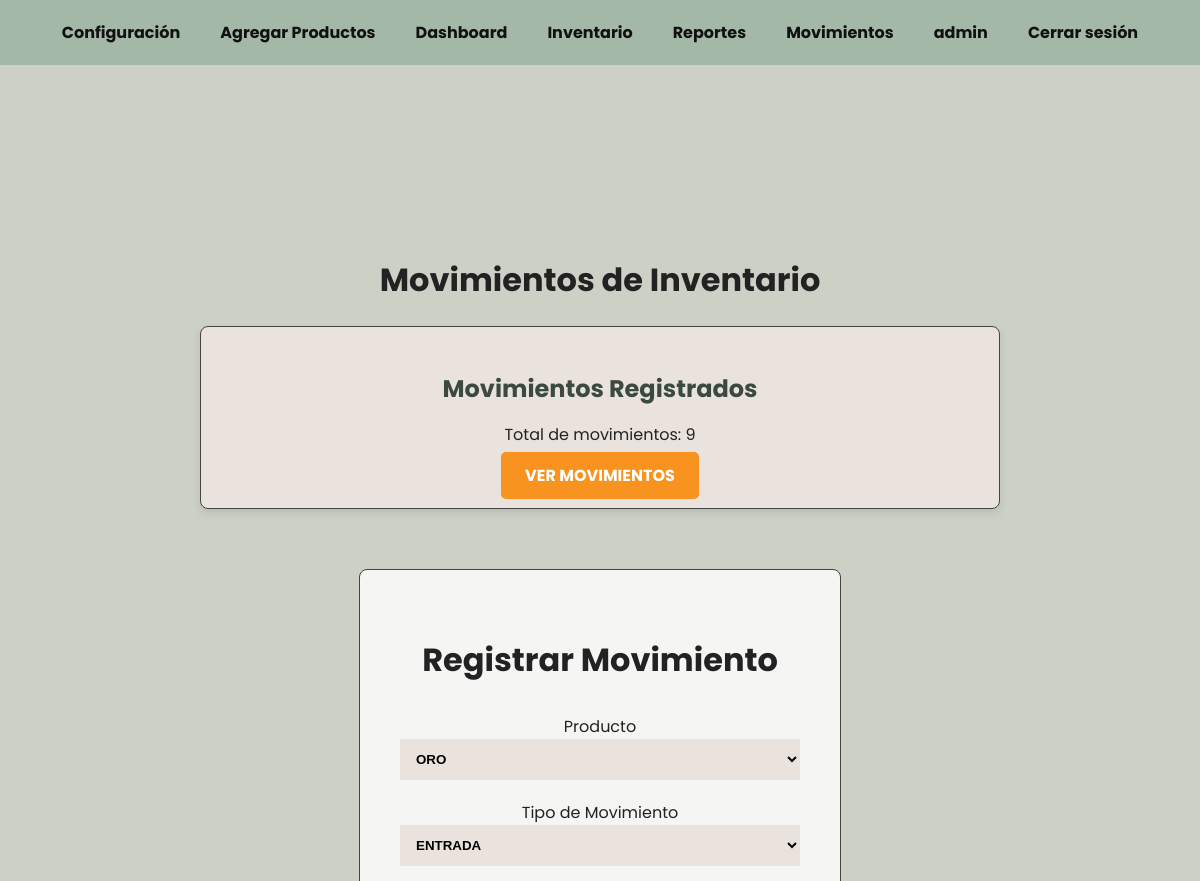
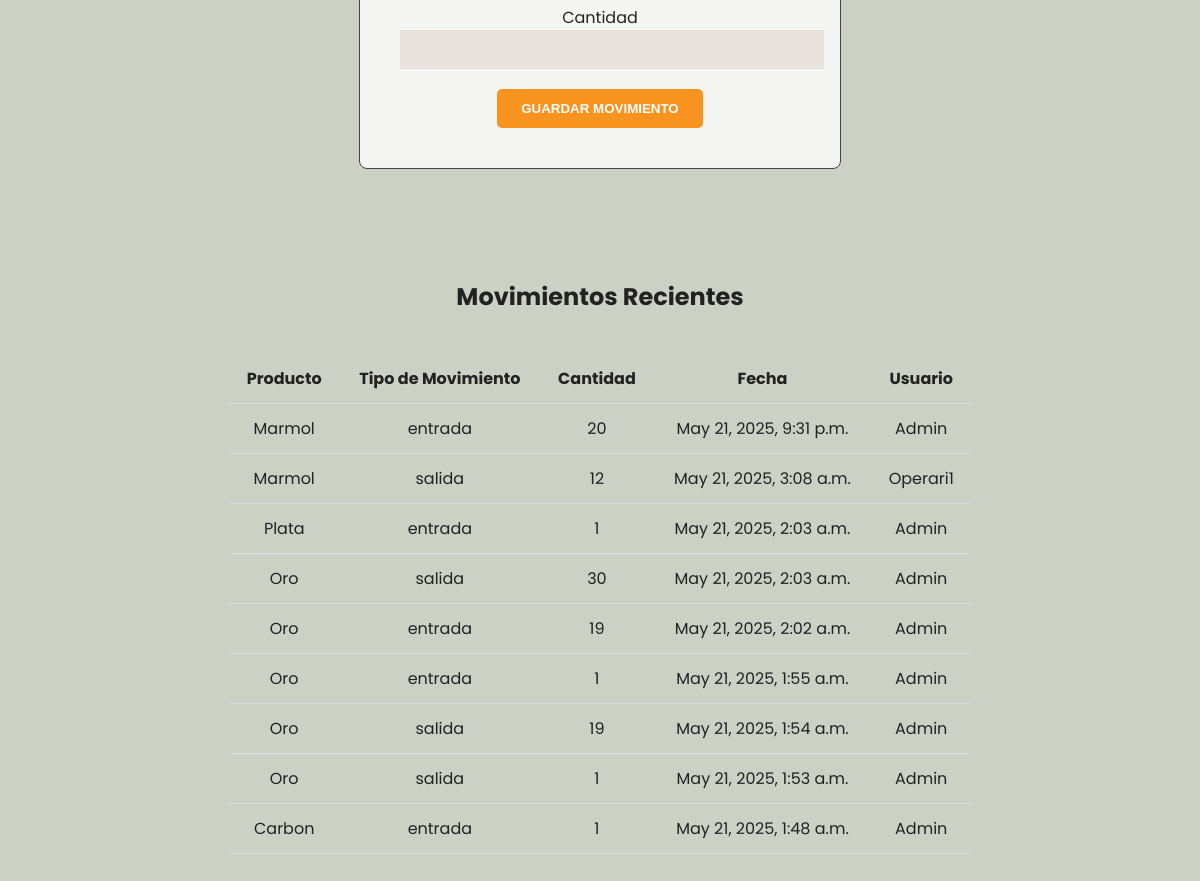
Page /movimientos/ (signed in) on the committed database (2 pictures, top to bottom).
### inventario_app/models.py (models this page shows, shortened)
class Movimiento(models.Model):
    TIPO_MOVIMIENTO = (
        ('entrada', 'Entrada'),
        ('salida', 'Salida'),
    )
    producto = models.ForeignKey(Producto, on_delete=models.CASCADE)
    tipo_movimiento = models.CharField(max_length=7, choices=TIPO_MOVIMIENTO)
    cantidad = models.IntegerField()
    fecha = models.DateTimeField(auto_now_add=True)
    usuario = models.ForeignKey(User, on_delete=models.CASCADE)

class Producto(models.Model):
    nombre = models.CharField(max_length=255)
    descripcion = models.TextField()
    stock = models.IntegerField()
    precio = models.DecimalField(max_digits=10, decimal_places=2)
    imagen = models.ImageField(upload_to='productos/', null=True, blank=True)
    created_at = models.DateTimeField(auto_now_add=True)
    updated_at = models.DateTimeField(auto_now=True)

### inventario_app/views.py (the view, shortened to what this page needs)
# urls.py: path('movimientos/', views.movimientos, name='movimientos'),
@login_required
def movimientos(request):
    movimientos = Movimiento.objects.all().order_by('-fecha')
    productos = Producto.objects.all()  # Para mostrar los productos en el formulario
    return render(request, 'inventario_app/movimientos.html', {
        'movimientos': movimientos,
        'movimientos_count': movimientos.count(),
        'productos': productos
    })

### inventario_app/context_processors.py (called while the page is built)
def admin_check(request):
    print(f"Verificando usuario: {request.user.username}")  # Esto te confirmará que el context processor se ejecuta.
    if not request.user.is_authenticated:
        return {'es_admin': False}
    es_admin = request.user.groups.filter(name='Administrador').exists()
    return {'es_admin': es_admin}

### inventario_app/templates/inventario_app/movimientos.html (shortened to what this page needs)
<!DOCTYPE html>
<html lang="es">
<head>
</head>
<body>
{% include "inventario_app/navbar.html" %}
<div class="container">
  <h1>Movimientos de Inventario</h1>
  <div class="dashboard-cards">
    <div class="dashboard-card">
      <h3>Movimientos Registrados</h3>
      <p>Total de movimientos: {{ movimientos_count }}</p>
      <a href="#tabla" class="button">Ver Movimientos</a>
    </div>
  </div>
  <div id="formulario" class="form-container">
    <h2>Registrar Movimiento</h2>
    <form method="POST">
      <label for="producto">Producto</label>
      <select name="producto" id="producto" required>
        {% for producto in productos %}
        <option value="{{ producto.id }}">{{ producto.nombre }}</option>
        {% endfor %}
      </select>
      <label for="tipo_movimiento">Tipo de Movimiento</label>
      <select name="tipo_movimiento" id="tipo_movimiento" required>
        <option value="entrada">Entrada</option>
      </select>
      <label for="cantidad">Cantidad</label>
      <input type="number" name="cantidad" id="cantidad" required>
      <button type="submit" class="button">Guardar Movimiento</button>
    </form>
  </div>
  <div id="tabla" class="container">
    <h2>Movimientos Recientes</h2>
    <table>
      <thead>
        <tr>
          <th>Producto</th>
          <th>Tipo de Movimiento</th>
          <th>Cantidad</th>
          <th>Fecha</th>
          <th>Usuario</th>
        </tr>
      </thead>
      <tbody>
        {% for movimiento in movimientos %}
        <tr>
          <td>{{ movimiento.producto.nombre }}</td>
          <td>{{ movimiento.tipo_movimiento }}</td>
          <td>{{ movimiento.cantidad }}</td>
          <td>{{ movimiento.fecha }}</td>
          <td>{{ movimiento.usuario.get_full_name }}</td>
        </tr>
        {% empty %}
        <tr>
          <td colspan="5" style="text-align:center; padding: 20px; color: #666;">
            No hay movimientos registrados.
          </td>
        </tr>
        {% endfor %}
      </tbody>
    </table>
  </div>
</div>
</body>
</html>

### inventario_app/templates/inventario_app/navbar.html (shortened to what this page needs)
<!DOCTYPE html>
<html lang="es">
<head>
</head>
<body>
  <nav>
    {% if es_admin %}
        <a href="{% url 'configuracion' %}">Configuración</a>
        <a href="{% url 'registrar_producto' %}">Agregar Productos</a>
    {% endif %}
    {% if user.is_authenticated %}
    <a href="{% url 'dashboard' %}">Dashboard</a>
    <a href="{% url 'productos_inventario' %}">Inventario</a>
    <a href="{% url 'reportes' %}">Reportes</a>
    <a href="{% url 'movimientos' %}">Movimientos</a>
    <a href="">{{user.username}}</a>
    <a href="{% url 'logout' %}">Cerrar sesión</a>
    {% else %}
    <a href="{% url 'login' %}">Iniciar Sesión</a>
    {% endif %}
  </nav>
  <div class="container">
  </div>
</body>
</html>

### inventario_app/templates/inventario_app/movimientos.html (style rules this page uses)
body { margin: 0; font-family: 'Poppins', sans-serif; background-color: #cdd0c4; color: #222; }
nav { display: flex; justify-content: flex-end; padding: 20px; gap: 40px; font-weight: bold; }
.form-container { max-width: 400px; margin: 60px auto; padding: 40px; border: 1px solid #444; background-color: rgba(255, 255, 255, 0.8); text-align: center; border-radius: 8px; }
.form-container h2 { font-size: 32px; margin-bottom: 30px; }
input[type="text"], input[type="number"], select { display: block; width: 100%; padding: 12px; margin-bottom: 20px; background-color: #eae3dd; border: none; font-weight: bold; text-transform: uppercase; }
button { padding: 10px 20px; background-color: #eae3dd; border: none; font-weight: bold; cursor: pointer; }
table { width: 100%; border-collapse: collapse; margin-top: 40px; }
th, td { padding: 12px; text-align: center; border-bottom: 1px solid #ddd; }
.button { padding: 12px 24px; background-color: #f7931e; color: white; border: none; border-radius: 5px; cursor: pointer; font-weight: bold; text-transform: uppercase; text-decoration: none; }
.dashboard-cards { display: flex; justify-content: space-between; flex-wrap: wrap; gap: 20px; }
.dashboard-card { display: inline-block; width: 48%; padding: 20px; background-color: #eae3dd; border: 1px solid #444; border-radius: 8px; text-align: center; box-shadow: 0 4px 8px rgba(0, 0, 0, 0.1); }
.dashboard-card h3 { font-size: 24px; margin-bottom: 15px; color: #3b4a3f; }
.dashboard-cards { display: flex; justify-content: space-between; gap: 20px; flex-wrap: wrap; }
.dashboard-card { flex: 1 1 calc(50% - 20px); padding: 20px; background-color: #eae3dd; border: 1px solid #444; border-radius: 8px; text-align: center; box-shadow: 0 4px 8px rgba(0, 0, 0, 0.1); transition: transform 0.3s ease; }

### inventario_app/templates/inventario_app/navbar.html (style rules this page uses)
body { margin: 0; font-family: 'Poppins', sans-serif; background-color: #cdd0c4; color: #222; }
nav { display: flex; justify-content: center; padding: 20px; gap: 40px; font-weight: bold; background-color: #a3b8a7; }
nav a { text-decoration: none; color: #111; transition: color 0.3s ease; }
.container { max-width: 800px; margin: 40px auto; padding: 30px; background-color: transparent; text-align: center; }

### rows in the picture
Movimiento: producto.nombre "Marmol", tipo_movimiento "entrada", cantidad "20", fecha "May 21, 2025, 9:31 p.m.", usuario.get_full_name "Admin"
Movimiento: producto.nombre "Marmol", tipo_movimiento "salida", cantidad "12", fecha "May 21, 2025, 3:08 a.m.", usuario.get_full_name "Operari1"
Movimiento: producto.nombre "Plata", tipo_movimiento "entrada", cantidad "1", fecha "May 21, 2025, 2:03 a.m.", usuario.get_full_name "Admin"
Movimiento: producto.nombre "Oro", tipo_movimiento "salida", cantidad "30", fecha "May 21, 2025, 2:03 a.m.", usuario.get_full_name "Admin"
Movimiento: producto.nombre "Oro", tipo_movimiento "entrada", cantidad "19", fecha "May 21, 2025, 2:02 a.m.", usuario.get_full_name "Admin"
Movimiento: producto.nombre "Oro", tipo_movimiento "entrada", cantidad "1", fecha "May 21, 2025, 1:55 a.m.", usuario.get_full_name "Admin"
Movimiento: producto.nombre "Oro", tipo_movimiento "salida", cantidad "19", fecha "May 21, 2025, 1:54 a.m.", usuario.get_full_name "Admin"
Movimiento: producto.nombre "Oro", tipo_movimiento "salida", cantidad "1", fecha "May 21, 2025, 1:53 a.m.", usuario.get_full_name "Admin"
Movimiento: producto.nombre "Carbon", tipo_movimiento "entrada", cantidad "1", fecha "May 21, 2025, 1:48 a.m.", usuario.get_full_name "Admin"

### other values in the picture
{{ user.username }} "admin"
{{ movimientos_count }} "9"
form field producto "Oro"
